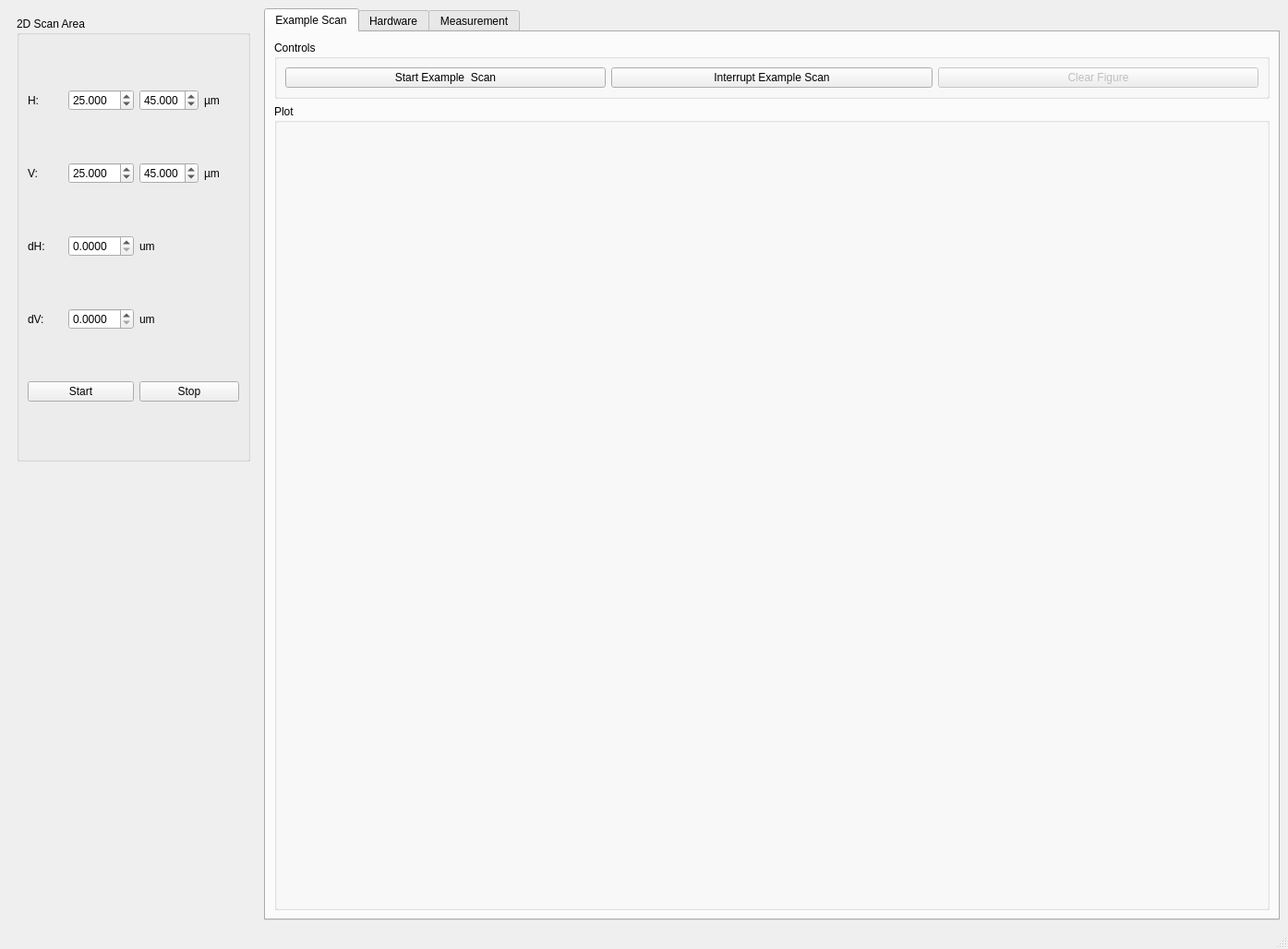
<?xml version="1.0" encoding="UTF-8"?>
<ui version="4.0">
 <class>MainWindow</class>
 <widget class="QMainWindow" name="MainWindow">
  <property name="geometry">
   <rect>
    <x>0</x>
    <y>0</y>
    <width>1395</width>
    <height>1028</height>
   </rect>
  </property>
  <property name="windowTitle">
   <string>Microscope</string>
  </property>
  <property name="unifiedTitleAndToolBarOnMac">
   <bool>false</bool>
  </property>
  <widget class="QWidget" name="centralwidget">
   <layout class="QHBoxLayout" name="horizontalLayout_2" stretch="0,0">
    <item>
     <widget class="QFrame" name="frame">
      <property name="enabled">
       <bool>true</bool>
      </property>
      <property name="minimumSize">
       <size>
        <width>271</width>
        <height>601</height>
       </size>
      </property>
      <property name="frameShape">
       <enum>QFrame::NoFrame</enum>
      </property>
      <property name="frameShadow">
       <enum>QFrame::Plain</enum>
      </property>
      <layout class="QVBoxLayout" name="verticalLayout">
       <item>
        <widget class="QGroupBox" name="groupBox_scanarea">
         <property name="title">
          <string>2D Scan Area</string>
         </property>
         <layout class="QGridLayout" name="gridLayout">
          <item row="0" column="3">
           <widget class="QLabel" name="label_2">
            <property name="text">
             <string>µm</string>
            </property>
           </widget>
          </item>
          <item row="2" column="1">
           <widget class="QDoubleSpinBox" name="v0_doubleSpinBox">
            <property name="decimals">
             <number>3</number>
            </property>
            <property name="value">
             <double>25.000000000000000</double>
            </property>
           </widget>
          </item>
          <item row="0" column="2">
           <widget class="QDoubleSpinBox" name="h1_doubleSpinBox">
            <property name="decimals">
             <number>3</number>
            </property>
            <property name="value">
             <double>45.000000000000000</double>
            </property>
           </widget>
          </item>
          <item row="4" column="1">
           <widget class="QDoubleSpinBox" name="dv_doubleSpinBox">
            <property name="decimals">
             <number>4</number>
            </property>
           </widget>
          </item>
          <item row="4" column="0">
           <widget class="QLabel" name="dv_label">
            <property name="text">
             <string>dV:</string>
            </property>
           </widget>
          </item>
          <item row="3" column="2">
           <widget class="QLabel" name="label_7">
            <property name="text">
             <string>um</string>
            </property>
           </widget>
          </item>
          <item row="3" column="0">
           <widget class="QLabel" name="dh_label">
            <property name="text">
             <string>dH:</string>
            </property>
           </widget>
          </item>
          <item row="3" column="1">
           <widget class="QDoubleSpinBox" name="dh_doubleSpinBox">
            <property name="decimals">
             <number>4</number>
            </property>
           </widget>
          </item>
          <item row="4" column="2">
           <widget class="QLabel" name="label_9">
            <property name="text">
             <string>um</string>
            </property>
           </widget>
          </item>
          <item row="0" column="0">
           <widget class="QLabel" name="h_label">
            <property name="text">
             <string>H:</string>
            </property>
           </widget>
          </item>
          <item row="2" column="2">
           <widget class="QDoubleSpinBox" name="v1_doubleSpinBox">
            <property name="decimals">
             <number>3</number>
            </property>
            <property name="value">
             <double>45.000000000000000</double>
            </property>
           </widget>
          </item>
          <item row="0" column="1">
           <widget class="QDoubleSpinBox" name="h0_doubleSpinBox">
            <property name="decimals">
             <number>3</number>
            </property>
            <property name="value">
             <double>25.000000000000000</double>
            </property>
           </widget>
          </item>
          <item row="2" column="3">
           <widget class="QLabel" name="label_4">
            <property name="text">
             <string>µm</string>
            </property>
           </widget>
          </item>
          <item row="2" column="0">
           <widget class="QLabel" name="v_label">
            <property name="text">
             <string>V:</string>
            </property>
           </widget>
          </item>
          <item row="5" column="0" colspan="2">
           <widget class="QPushButton" name="pushButton">
            <property name="text">
             <string>Start</string>
            </property>
           </widget>
          </item>
          <item row="5" column="2" colspan="2">
           <widget class="QPushButton" name="pushButton_2">
            <property name="text">
             <string>Stop</string>
            </property>
           </widget>
          </item>
         </layout>
        </widget>
       </item>
       <item>
        <widget class="QWidget" name="widget" native="true">
         <layout class="QHBoxLayout" name="horizontalLayout"/>
        </widget>
       </item>
      </layout>
     </widget>
    </item>
    <item>
     <widget class="QTabWidget" name="tabWidget">
      <property name="sizePolicy">
       <sizepolicy hsizetype="Expanding" vsizetype="Expanding">
        <horstretch>0</horstretch>
        <verstretch>0</verstretch>
       </sizepolicy>
      </property>
      <property name="tabShape">
       <enum>QTabWidget::Rounded</enum>
      </property>
      <property name="currentIndex">
       <number>0</number>
      </property>
      <widget class="QWidget" name="example_tab">
       <attribute name="title">
        <string>Example Scan</string>
       </attribute>
       <layout class="QVBoxLayout" name="plot2d_layout" stretch="0,1">
        <item>
         <widget class="QGroupBox" name="example_controls_groupBox">
          <property name="title">
           <string>Controls</string>
          </property>
          <layout class="QGridLayout" name="gridLayout_17">
           <item row="0" column="0">
            <widget class="QPushButton" name="example_scan_start_pushButton">
             <property name="text">
              <string>Start Example  Scan</string>
             </property>
            </widget>
           </item>
           <item row="0" column="1">
            <widget class="QPushButton" name="example_scan_interrupt_pushButton">
             <property name="text">
              <string>Interrupt Example Scan</string>
             </property>
            </widget>
           </item>
           <item row="0" column="2">
            <widget class="QPushButton" name="example_scan_clearfig_pushButton">
             <property name="enabled">
              <bool>false</bool>
             </property>
             <property name="text">
              <string>Clear Figure</string>
             </property>
            </widget>
           </item>
          </layout>
         </widget>
        </item>
        <item>
         <widget class="QGroupBox" name="example_scan_plot_widget">
          <property name="title">
           <string>Plot</string>
          </property>
          <layout class="QVBoxLayout" name="verticalLayout_24"/>
         </widget>
        </item>
       </layout>
      </widget>
      <widget class="QWidget" name="hardware_tab">
       <attribute name="title">
        <string>Hardware</string>
       </attribute>
       <layout class="QVBoxLayout" name="verticalLayout_6">
        <item>
         <widget class="QScrollArea" name="hardware_tab_scrollArea">
          <property name="verticalScrollBarPolicy">
           <enum>Qt::ScrollBarAlwaysOn</enum>
          </property>
          <property name="horizontalScrollBarPolicy">
           <enum>Qt::ScrollBarAlwaysOff</enum>
          </property>
          <property name="sizeAdjustPolicy">
           <enum>QAbstractScrollArea::AdjustToContentsOnFirstShow</enum>
          </property>
          <property name="widgetResizable">
           <bool>true</bool>
          </property>
          <widget class="QWidget" name="hardware_tab_scrollArea_content_widget">
           <property name="geometry">
            <rect>
             <x>0</x>
             <y>0</y>
             <width>59</width>
             <height>24</height>
            </rect>
           </property>
           <layout class="QVBoxLayout" name="verticalLayout_7"/>
          </widget>
         </widget>
        </item>
       </layout>
      </widget>
      <widget class="QWidget" name="measurements_tab">
       <attribute name="title">
        <string>Measurement</string>
       </attribute>
       <layout class="QVBoxLayout" name="verticalLayout_12">
        <item>
         <widget class="QScrollArea" name="scrollArea">
          <property name="verticalScrollBarPolicy">
           <enum>Qt::ScrollBarAlwaysOn</enum>
          </property>
          <property name="horizontalScrollBarPolicy">
           <enum>Qt::ScrollBarAlwaysOff</enum>
          </property>
          <property name="widgetResizable">
           <bool>true</bool>
          </property>
          <widget class="QWidget" name="measurements_tab_scrollArea_content_widget">
           <property name="geometry">
            <rect>
             <x>0</x>
             <y>0</y>
             <width>59</width>
             <height>24</height>
            </rect>
           </property>
           <layout class="QVBoxLayout" name="verticalLayout_13"/>
          </widget>
         </widget>
        </item>
       </layout>
      </widget>
     </widget>
    </item>
   </layout>
   <zorder>tabWidget</zorder>
   <zorder>frame</zorder>
  </widget>
  <widget class="QMenuBar" name="menubar">
   <property name="geometry">
    <rect>
     <x>0</x>
     <y>0</y>
     <width>1395</width>
     <height>22</height>
    </rect>
   </property>
  </widget>
  <widget class="QStatusBar" name="statusbar"/>
 </widget>
 <tabstops>
  <tabstop>h0_doubleSpinBox</tabstop>
  <tabstop>h1_doubleSpinBox</tabstop>
  <tabstop>v0_doubleSpinBox</tabstop>
  <tabstop>v1_doubleSpinBox</tabstop>
  <tabstop>dh_doubleSpinBox</tabstop>
  <tabstop>dv_doubleSpinBox</tabstop>
  <tabstop>tabWidget</tabstop>
  <tabstop>hardware_tab_scrollArea</tabstop>
  <tabstop>scrollArea</tabstop>
 </tabstops>
 <resources/>
 <connections/>
</ui>
